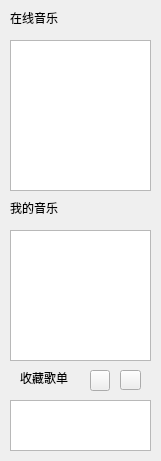
   <widget class="QWidget" name="widget" native="true">
    <property name="geometry">
     <rect>
      <x>40</x>
      <y>90</y>
      <width>161</width>
      <height>461</height>
     </rect>
    </property>
    <widget class="QListWidget" name="listT1">
     <property name="geometry">
      <rect>
       <x>10</x>
       <y>40</y>
       <width>141</width>
       <height>151</height>
      </rect>
     </property>
    </widget>
    <widget class="QLabel" name="label_9">
     <property name="geometry">
      <rect>
       <x>10</x>
       <y>10</y>
       <width>60</width>
       <height>16</height>
      </rect>
     </property>
     <property name="text">
      <string>在线音乐</string>
     </property>
    </widget>
    <widget class="QListWidget" name="listT2">
     <property name="geometry">
      <rect>
       <x>10</x>
       <y>230</y>
       <width>141</width>
       <height>131</height>
      </rect>
     </property>
    </widget>
    <widget class="QLabel" name="label_4">
     <property name="geometry">
      <rect>
       <x>10</x>
       <y>200</y>
       <width>60</width>
       <height>16</height>
      </rect>
     </property>
     <property name="text">
      <string>我的音乐</string>
     </property>
    </widget>
    <widget class="QListWidget" name="listT3">
     <property name="geometry">
      <rect>
       <x>10</x>
       <y>400</y>
       <width>141</width>
       <height>51</height>
      </rect>
     </property>
    </widget>
    <widget class="QLabel" name="label_10">
     <property name="geometry">
      <rect>
       <x>20</x>
       <y>370</y>
       <width>60</width>
       <height>16</height>
      </rect>
     </property>
     <property name="text">
      <string>收藏歌单</string>
     </property>
    </widget>
    <widget class="QPushButton" name="pushButton">
     <property name="geometry">
      <rect>
       <x>90</x>
       <y>370</y>
       <width>20</width>
       <height>21</height>
      </rect>
     </property>
     <property name="text">
      <string/>
     </property>
     <property name="icon">
      <iconset>
       <normaloff>:/images/btn_add_n.png</normaloff>:/images/btn_add_n.png</iconset>
     </property>
    </widget>
    <widget class="QPushButton" name="xiala">
     <property name="geometry">
      <rect>
       <x>120</x>
       <y>370</y>
       <width>21</width>
       <height>20</height>
      </rect>
     </property>
     <property name="text">
      <string/>
     </property>
     <property name="icon">
      <iconset>
       <normaloff>:/images/btn_down_n.png</normaloff>:/images/btn_down_n.png</iconset>
     </property>
    </widget>
   </widget>
